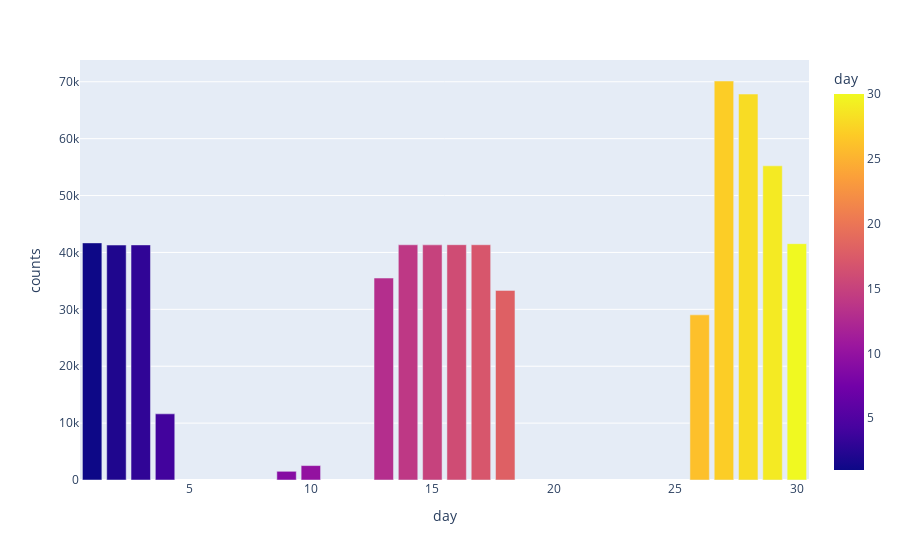

The cell this chart's notebook holds for it:
### Markdown cell above
Jika kita ingin mengetahui jumlah taksi yang beroperasi pada hari-hari tertentu.

Sekali lagi, kita gunakan fungsi plot_bar(groupby_column)

### Code cell
plot_bar('day')

### Figure 1 — Plotly figure (JSON) as saved in the notebook; plotly's stock layout.template omitted (floating-point values rounded to 4 significant figures)
{"data": [{"alignmentgroup": "True", "hovertemplate": "day=%{marker.color}<br>counts=%{y}<extra></extra>", "legendgroup": "", "marker": {"color": [1, 2, 3, 4, 9, 10, 13, 14, 15, 16, 17, 18, 26, 27, 28, 29, 30], "coloraxis": "coloraxis", "pattern": {"shape": ""}}, "name": "", "offsetgroup": "", "orientation": "v", "showlegend": false, "textposition": "auto", "type": "bar", "x": [1, 2, 3, 4, 9, 10, 13, 14, 15, 16, 17, 18, 26, 27, 28, 29, 30], "xaxis": "x", "y": [41680, 41298, 41323, 11627, 1529, 2534, 35496, 41344, 41332, 41359, 41354, 33329, 29028, 70135, 67842, 55222, 41544], "yaxis": "y"}], "layout": {"barmode": "group", "coloraxis": {"colorbar": {"title": {"text": "day"}}, "colorscale": [[0, "#0d0887"], [0.1111, "#46039f"], [0.2222, "#7201a8"], [0.3333, "#9c179e"], [0.4444, "#bd3786"], [0.5556, "#d8576b"], [0.6667, "#ed7953"], [0.7778, "#fb9f3a"], [0.8889, "#fdca26"], [1, "#f0f921"]]}, "legend": {"tracegroupgap": 0}, "margin": {"t": 60}, "xaxis": {"anchor": "y", "domain": [0, 1], "title": {"text": "day"}}, "yaxis": {"anchor": "x", "domain": [0, 1], "title": {"text": "counts"}}}}
